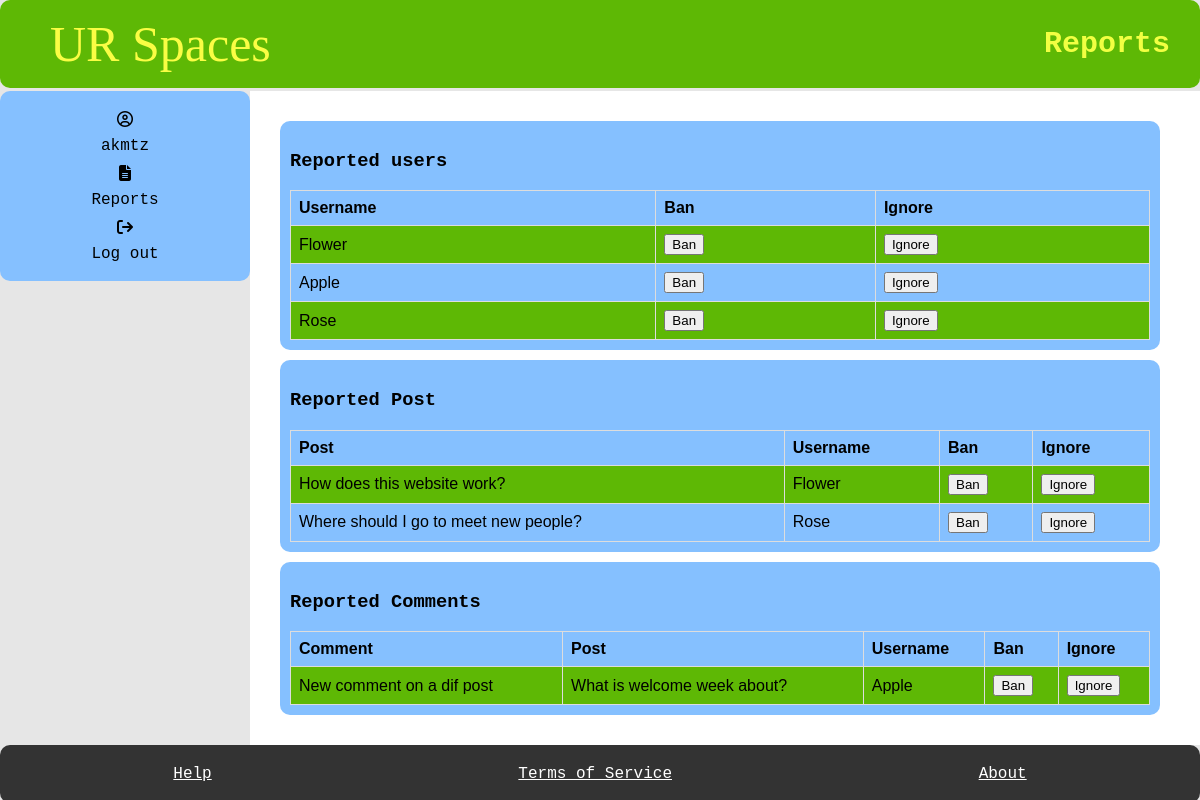
The page /report/ (signed in) on the database as committed earlier.
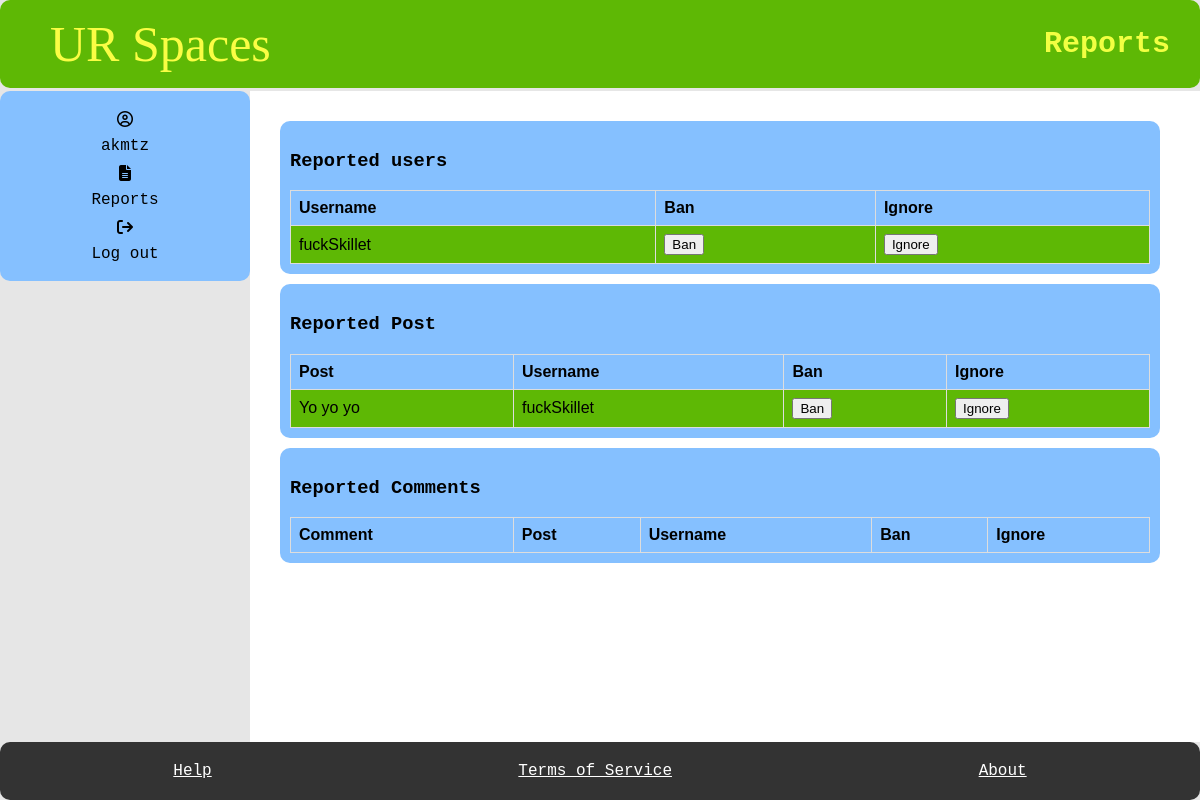
The same page on the database as committed later.
### myapp/models.py (models this page shows, shortened)
class Student(models.Model):
    User_ID = models.ForeignKey(User, on_delete=models.CASCADE)
    bio = models.TextField(default="Please add bio in settings", blank=True)
    banned = models.BooleanField(default=False)
    avatar =ResizedImageField(size=[50, 80], quality=100, upload_to="authors", default=None, null=True, blank=True)
    reported = models.BooleanField(default=False)
    slug = models.SlugField(max_length=400, unique=True, blank=True)
    def get_url(self):
        return reverse("user", kwargs={
            "slug":self.slug
        })

class Posts(models.Model):
    User_ID = models.ForeignKey(Student, on_delete=models.CASCADE)
    SubForum_ID = models.ForeignKey(SubForum, default= 1, on_delete=models.CASCADE)
    post_name = models.TextField(max_length=400)
    contents = models.TextField()
    count_likes = models.IntegerField(default=0, blank=True, )
    locked = models.BooleanField(default=False)
    pin = models.BooleanField(default=False)
    reported = models.BooleanField(default=False)
    post_date = models.DateTimeField(auto_now_add=True)
    slug = models.SlugField(max_length=400, unique=True, blank=True)
    likes = models.ManyToManyField(User, related_name="post_like")
    def get_url(self):
        return reverse("posts", kwargs={
            "slug":self.slug
        })

class Comment(models.Model):
    Post_ID = models.ForeignKey(Posts, on_delete=models.CASCADE)
    User_ID = models.ForeignKey(Student, on_delete=models.CASCADE)
    count_likes = models.IntegerField(default=0)
    pin = models.BooleanField(default=False)
    reported = models.BooleanField(default=False)
    com_contents = models.TextField(max_length=500)
    com_date = models.DateTimeField(auto_now_add=True)
    likes = models.ManyToManyField(User, related_name="comment_like")

### myapp/views.py (the view)
# urls.py: path("report/", report, name="report"),
@login_required
def report(request, pk=None):
    students = Student.objects.filter(reported=True, banned=False)
    posts = Posts.objects.filter(reported=True, User_ID__banned =False)
    comments = Comment.objects.filter(reported=True, User_ID__banned =False)
    if "banUser_btn" in request.POST:
        banUser = Student.objects.get(pk=pk)
        banUser.banned = True
        banUser.save()
        return redirect("report")
    if "ignoreUser_btn" in request.POST:
        ignoreUser = Student.objects.get(pk=pk)
        ignoreUser.reported = False
        ignoreUser.save()
        return redirect("report")
    if "banUserPost_btn" in request.POST:
        postUser = Posts.objects.get(pk=pk)
        banUser = Student.objects.get(pk= postUser.User_ID.pk)
        banUser.banned = True
        banUser.save()
        return redirect("report")
    if "ignorePost_btn" in request.POST:
        ignorePost = Posts.objects.get(pk=pk)
        ignorePost.reported = False
        ignorePost.save()
        return redirect("report")
    if "banUserComment_btn" in request.POST:
        commentUser = Comment.objects.get(pk=pk)
        banUser = Student.objects.get(pk = commentUser.User_ID.pk)
        banUser.banned = True
        banUser.save()
        return redirect("report")
    if "ignoreComment_btn" in request.POST:
        ignoreComment = Comment.objects.get(pk=pk)
        ignoreComment.reported = False
        ignoreComment.save()
        return redirect("report")
    context = {
        "students": students,
        "posts":posts,
        "comments": comments,
    }
    return render(request, "report.html", context)

### myapp/templates/report.html (shortened to what this page needs)
{% extends 'base.html' %}
    {% block title %}
    <h1>Reports</h1>
    {% endblock %}
    {% block content %}
    <main>
        <section class="box" >
        <h3>Reported users</h3>
            <table style="width:100%">
                <tr>
                  <th>Username</th>
                  <th>Ban</th>
                  <th>Ignore</th>
                </tr>
                {% for student in students%}
                <tr>
                  <td><a href="{{student.get_url}}">{{student.User_ID.username}}</a></td>
                  <form action="{% url 'report_update' student.id %}" method="POST" onsubmit="return confirmAction(event)">
                  <td><button type="submit" name="banUser_btn">Ban</button></td>
                  <td><button type="submit" name="ignoreUser_btn">Ignore</button></td>
                  </form>
                </tr>
                {% endfor %}
            </table>
        </section>
        <section class="box" >
            <h3>Reported Post</h3>
            <table style="width:100%">
                <tr>
                  <th>Post</th>
                  <th>Username</th>
                  <th>Ban</th>
                  <th>Ignore</th>
                </tr>
                {% for post in posts%}
                <tr>
                  <td><a href="{{post.get_url}}">{{post.post_name}}</a></td>
                  <td><a href="{{post.User_ID.get_url}}">{{post.User_ID.User_ID.username}}</a></td>
                  <form action="{% url 'report_update' post.id %}" method="POST" onsubmit="return confirmAction(event)">
                  <td><button type="submit" name="banUserPost_btn">Ban</button></td>
                  <td><button type="submit" name="ignorePost_btn">Ignore</button></td>
                  </form>
                </tr>
                {%endfor%}
            </table>
        </section>
        <section class="box" >
            <h3>Reported Comments</h3>
             <table style="width:100%">
                <tr>
                    <th>Comment</th>
                    <th>Post</th>
                    <th>Username</th>
                    <th>Ban</th>
                    <th>Ignore</th>
                </tr>
                {%for comment in comments%}
                <tr>
                    <td><span> {{comment.com_contents}} </span></td>
                    <td><a href="{{comment.Post_ID.get_url}}">{{comment.Post_ID.post_name}} </a></td>
                    <td><a href="{{comment.User_ID.get_url}}">{{comment.User_ID.User_ID.username}}</a></td>
                    <form action="{% url 'report_update' comment.id %}" method="POST" onsubmit="return confirmAction(event)">
                    <td><button type="submit" name="banUserComment_btn">Ban</button></td>
                    <td><button type="submit" name="ignoreComment_btn">Ignore</button></td>
                    </form>
                </tr>
                {% endfor %}
            </table>
        </section>
    </main>
    {% endblock %}

### myapp/templates/base.html (shortened to what this page needs)
{%load static%}
<!DOCTYPE html>
<html lang="en">
    <head>
        <link rel="stylesheet" href="{%static 'style.css' %}"/>
    </head>
  <body>
    <div id="container">
        <header>
          <a href="{% url 'index' %}" class="title">UR Spaces</a>
          {% block title %}
          {% endblock %}
        </header>
        <aside id="aside">
          <div class="user-panel">
            <i class="fa-regular fa-circle-user"></i><a href="{% url 'profile' %}"> {{request.user.username}} </a>
            {% if request.user.is_staff%}
            <i class="fa-solid fa-file-lines"></i><a href="{% url 'report' %}"> Reports </a>
            {%else%}
            <i class="fa-solid fa-gear"></i><a href="{% url 'setting' %}"> Settings </a>
            {% endif %}
            <i class="fa-solid fa-arrow-right-from-bracket"></i><a href="{% url 'logout' %}">Log out </a>
          </div>
        </aside>
    {% block content %}
    {% endblock %}
    <footer>
        <a href="{% url 'help' %}" id="footer_link">Help</a>
        <a href="{% url 'service' %}" id="footer_link">Terms of Service</a>
        <a href="{% url 'about' %}" id="footer_link">About</a>
      </footer>
    </div>
  </body>
</html>

### myapp/static/style.css (style rules this page uses)
body { font-family: monospace; font-size: 16px; background-color: #e6e6e6; margin: 0; padding: 0; }
#container { display: grid; grid-template-areas: "header header" ". ." "aside main" "footer footer"; grid-template-rows: auto 3px 1fr auto; grid-template-columns: 250px 1fr; min-height: 100vh; }
header { grid-area: header; display: flex; justify-content: space-between; align-items: center; padding: 15px 30px; background-color: #5eb805; border-radius: 10px; position: relative; }
header .title { font-size: 50px; color: #f2ff42; text-decoration: none; font-family: 'Brush Script MT', Brush Script Std, cursive; position: relative; left: 20px; }
header h1 { font-size: 30px; margin: 0; color: #f2ff42 }
#aside { grid-area: aside; padding: 20px 20px; background-color: #85c0ff; height: 150px; display: flex; flex-direction: column; align-items: center; gap: 10px; border-radius: 10px; }
.user-panel { width: 100%; display: flex; flex-direction: column; align-items: center; gap: 10px; }
main { grid-area: main; background-color: white; padding: 20px; padding-right: 30px; }
.box { display: flex; flex-direction: column; border-radius: 10px; padding: 10px; margin: 10px; background-color: #85c0ff; }
footer { grid-area: footer; background-color: #333; padding: 20px; display: flex; justify-content: space-around; border-radius: 10px; }
#footer_link { color: white; text-decoration: underline;; font-size: 16px; }
a:link { color: #000000; text-decoration: none; }
a.title:link { text-decoration: none; color: #fafd44; }

### myapp/templates/report.html (style rules this page uses)
table { font-family: arial, sans-serif; border-collapse: collapse; width: 100%; }
td, th { border: 1px solid #dddddd; text-align: left; padding: 8px; }
tr:nth-child(even) { background-color: #5eb805; }

Rows that differ between the two databases and show on the page:
removed Student: User_ID.username "Flower"
removed Student: User_ID.username "Apple"
removed Student: User_ID.username "Rose"
removed Posts: post_name "How does this website work?", User_ID.User_ID.username "Flower"
removed Posts: post_name "Where should I go to meet new people?", User_ID.User_ID.username "Rose"
removed Comment: com_contents "New comment on a dif post", Post_ID.post_name "What is welcome week about?", User_ID.User_ID.username "Apple"
added Student: User_ID.username "fuckSkillet"
added Posts: post_name "Yo yo yo", User_ID.User_ID.username "fuckSkillet"
